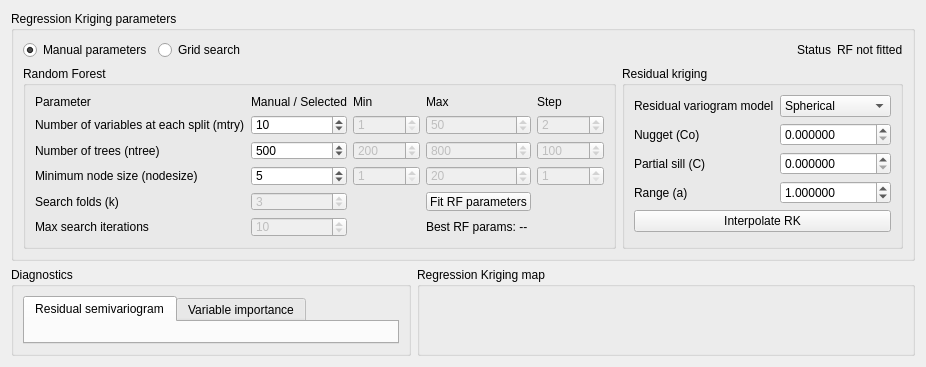
             <widget class="QWidget" name="tabRKInterpolation">
              <attribute name="title">
               <string>Interpolation</string>
              </attribute>
              <layout class="QVBoxLayout" name="verticalLayoutRKInterpolation">
               <item>
                <widget class="QGroupBox" name="groupRKParams">
                 <property name="maximumSize">
                  <size>
                   <width>16777215</width>
                   <height>250</height>
                  </size>
                 </property>
                 <property name="title">
                  <string>Regression Kriging parameters</string>
                 </property>
                 <layout class="QVBoxLayout" name="verticalLayoutRKParamsMain">
                  <item>
                   <layout class="QHBoxLayout" name="horizontalLayoutRKMode">
                    <item>
                     <widget class="QRadioButton" name="chkRKUseManual">
                      <property name="text">
                       <string>Manual parameters</string>
                      </property>
                      <property name="checked">
                       <bool>true</bool>
                      </property>
                     </widget>
                    </item>
                    <item>
                     <widget class="QRadioButton" name="chkRKUseGrid">
                      <property name="text">
                       <string>Grid search</string>
                      </property>
                     </widget>
                    </item>
                    <item>
                     <spacer name="horizontalSpacerRKMode">
                      <property name="orientation">
                       <enum>Qt::Horizontal</enum>
                      </property>
                      <property name="sizeHint" stdset="0">
                       <size>
                        <width>40</width>
                        <height>20</height>
                       </size>
                      </property>
                     </spacer>
                    </item>
                    <item>
                     <widget class="QLabel" name="labelRKStatusTitle">
                      <property name="text">
                       <string>Status</string>
                      </property>
                     </widget>
                    </item>
                    <item>
                     <widget class="QLabel" name="valRKStatus">
                      <property name="text">
                       <string>RF not fitted</string>
                      </property>
                     </widget>
                    </item>
                   </layout>
                  </item>
                  <item>
                   <layout class="QHBoxLayout" name="horizontalLayoutRKSplit">
                    <item>
                     <widget class="QGroupBox" name="grpRKRF">
                      <property name="title">
                       <string>Random Forest</string>
                      </property>
                      <layout class="QGridLayout" name="gridLayoutRKRF">
                       <item row="0" column="0">
                        <widget class="QLabel" name="labelRKHeader0">
                         <property name="maximumSize">
                          <size>
                           <width>16777215</width>
                           <height>20</height>
                          </size>
                         </property>
                         <property name="text">
                          <string>Parameter</string>
                         </property>
                        </widget>
                       </item>
                       <item row="0" column="1">
                        <widget class="QLabel" name="labelRKHeader1">
                         <property name="text">
                          <string>Manual / Selected</string>
                         </property>
                        </widget>
                       </item>
                       <item row="0" column="2">
                        <widget class="QLabel" name="labelRKHeader2">
                         <property name="text">
                          <string>Min</string>
                         </property>
                        </widget>
                       </item>
                       <item row="0" column="3">
                        <widget class="QLabel" name="labelRKHeader3">
                         <property name="text">
                          <string>Max</string>
                         </property>
                        </widget>
                       </item>
                       <item row="0" column="4">
                        <widget class="QLabel" name="labelRKHeader4">
                         <property name="text">
                          <string>Step</string>
                         </property>
                        </widget>
                       </item>
                       <item row="1" column="0">
                        <widget class="QLabel" name="labelRK_mtry">
                         <property name="maximumSize">
                          <size>
                           <width>16777215</width>
                           <height>20</height>
                          </size>
                         </property>
                         <property name="text">
                          <string>Number of variables at each split (mtry)</string>
                         </property>
                        </widget>
                       </item>
                       <item row="1" column="1">
                        <widget class="QSpinBox" name="spinRK_mtry_manual">
                         <property name="minimum">
                          <number>1</number>
                         </property>
                         <property name="maximum">
                          <number>100000</number>
                         </property>
                         <property name="value">
                          <number>10</number>
                         </property>
                        </widget>
                       </item>
                       <item row="1" column="2">
                        <widget class="QSpinBox" name="spinRK_mtry_min">
                         <property name="enabled">
                          <bool>false</bool>
                         </property>
                         <property name="minimum">
                          <number>1</number>
                         </property>
                         <property name="maximum">
                          <number>100000</number>
                         </property>
                         <property name="value">
                          <number>1</number>
                         </property>
                        </widget>
                       </item>
                       <item row="1" column="3">
                        <widget class="QSpinBox" name="spinRK_mtry_max">
                         <property name="enabled">
                          <bool>false</bool>
                         </property>
                         <property name="minimum">
                          <number>1</number>
                         </property>
                         <property name="maximum">
                          <number>100000</number>
                         </property>
                         <property name="value">
                          <number>50</number>
                         </property>
                        </widget>
                       </item>
                       <item row="1" column="4">
                        <widget class="QSpinBox" name="spinRK_mtry_step">
                         <property name="enabled">
                          <bool>false</bool>
                         </property>
                         <property name="minimum">
                          <number>1</number>
                         </property>
                         <property name="maximum">
                          <number>100000</number>
                         </property>
                         <property name="value">
                          <number>2</number>
                         </property>
                        </widget>
                       </item>
                       <item row="2" column="0">
                        <widget class="QLabel" name="labelRK_ntree">
                         <property name="text">
                          <string>Number of trees (ntree)</string>
                         </property>
                        </widget>
                       </item>
                       <item row="2" column="1">
                        <widget class="QSpinBox" name="spinRK_ntree_manual">
                         <property name="minimum">
                          <number>1</number>
                         </property>
                         <property name="maximum">
                          <number>100000</number>
                         </property>
                         <property name="value">
                          <number>500</number>
                         </property>
                        </widget>
                       </item>
                       <item row="2" column="2">
                        <widget class="QSpinBox" name="spinRK_ntree_min">
                         <property name="enabled">
                          <bool>false</bool>
                         </property>
                         <property name="minimum">
                          <number>1</number>
                         </property>
                         <property name="maximum">
                          <number>100000</number>
                         </property>
                         <property name="value">
                          <number>200</number>
                         </property>
                        </widget>
                       </item>
                       <item row="2" column="3">
                        <widget class="QSpinBox" name="spinRK_ntree_max">
                         <property name="enabled">
                          <bool>false</bool>
                         </property>
                         <property name="minimum">
                          <number>1</number>
                         </property>
                         <property name="maximum">
                          <number>100000</number>
                         </property>
                         <property name="value">
                          <number>800</number>
                         </property>
                        </widget>
                       </item>
                       <item row="2" column="4">
                        <widget class="QSpinBox" name="spinRK_ntree_step">
                         <property name="enabled">
                          <bool>false</bool>
                         </property>
                         <property name="minimum">
                          <number>1</number>
                         </property>
                         <property name="maximum">
                          <number>100000</number>
                         </property>
                         <property name="value">
                          <number>100</number>
                         </property>
                        </widget>
                       </item>
                       <item row="3" column="0">
                        <widget class="QLabel" name="labelRK_nodesize">
                         <property name="text">
                          <string>Minimum node size (nodesize)</string>
                         </property>
                        </widget>
                       </item>
                       <item row="3" column="1">
                        <widget class="QSpinBox" name="spinRK_nodesize_manual">
                         <property name="minimum">
                          <number>1</number>
                         </property>
                         <property name="maximum">
                          <number>100000</number>
                         </property>
                         <property name="value">
                          <number>5</number>
                         </property>
                        </widget>
                       </item>
                       <item row="3" column="2">
                        <widget class="QSpinBox" name="spinRK_nodesize_min">
                         <property name="enabled">
                          <bool>false</bool>
                         </property>
                         <property name="minimum">
                          <number>1</number>
                         </property>
                         <property name="maximum">
                          <number>100000</number>
                         </property>
                         <property name="value">
                          <number>1</number>
                         </property>
                        </widget>
                       </item>
                       <item row="3" column="3">
                        <widget class="QSpinBox" name="spinRK_nodesize_max">
                         <property name="enabled">
                          <bool>false</bool>
                         </property>
                         <property name="minimum">
                          <number>1</number>
                         </property>
                         <property name="maximum">
                          <number>100000</number>
                         </property>
                         <property name="value">
                          <number>20</number>
                         </property>
                        </widget>
                       </item>
                       <item row="3" column="4">
                        <widget class="QSpinBox" name="spinRK_nodesize_step">
                         <property name="enabled">
                          <bool>false</bool>
                         </property>
                         <property name="minimum">
                          <number>1</number>
                         </property>
                         <property name="maximum">
                          <number>100000</number>
                         </property>
                         <property name="value">
                          <number>1</number>
                         </property>
                        </widget>
                       </item>
                       <item row="4" column="0">
                        <widget class="QLabel" name="labelRKSearchK">
                         <property name="text">
                          <string>Search folds (k)</string>
                         </property>
                        </widget>
                       </item>
                       <item row="4" column="1">
                        <widget class="QSpinBox" name="spinRKSearchK">
                         <property name="enabled">
                          <bool>false</bool>
                         </property>
                         <property name="minimum">
                          <number>2</number>
                         </property>
                         <property name="maximum">
                          <number>20</number>
                         </property>
                         <property name="value">
                          <number>3</number>
                         </property>
                        </widget>
                       </item>
                       <item row="4" column="2">
                        <widget class="QToolButton" name="btnInfoRKSearchK">
                         <property name="enabled">
                          <bool>false</bool>
                         </property>
                         <property name="text">
                          <string/>
                         </property>
                         <property name="icon">
                          <iconset>
                           <normaloff>info.png</normaloff>info.png</iconset>
                         </property>
                         <property name="iconSize">
                          <size>
                           <width>16</width>
                           <height>16</height>
                          </size>
                         </property>
                         <property name="toolButtonStyle">
                          <enum>Qt::ToolButtonIconOnly</enum>
                         </property>
                         <property name="autoRaise">
                          <bool>true</bool>
                         </property>
                        </widget>
                       </item>
                       <item row="5" column="0">
                        <widget class="QLabel" name="labelRKSearchIter">
                         <property name="text">
                          <string>Max search iterations</string>
                         </property>
                        </widget>
                       </item>
                       <item row="5" column="1">
                        <widget class="QSpinBox" name="spinRKSearchIter">
                         <property name="enabled">
                          <bool>false</bool>
                         </property>
                         <property name="minimum">
                          <number>1</number>
                         </property>
                         <property name="maximum">
                          <number>1000</number>
                         </property>
                         <property name="value">
                          <number>10</number>
                         </property>
                        </widget>
                       </item>
                       <item row="5" column="2">
                        <widget class="QToolButton" name="btnInfoRKSearchIter">
                         <property name="enabled">
                          <bool>false</bool>
                         </property>
                         <property name="text">
                          <string/>
                         </property>
                         <property name="icon">
                          <iconset>
                           <normaloff>info.png</normaloff>info.png</iconset>
                         </property>
                         <property name="iconSize">
                          <size>
                           <width>16</width>
                           <height>16</height>
                          </size>
                         </property>
                         <property name="toolButtonStyle">
                          <enum>Qt::ToolButtonIconOnly</enum>
                         </property>
                         <property name="autoRaise">
                          <bool>true</bool>
                         </property>
                        </widget>
                       </item>
                       <item row="4" column="3">
                        <widget class="QPushButton" name="btnRKFitRF">
                         <property name="text">
                          <string>Fit RF parameters</string>
                         </property>
                        </widget>
                       </item>
                       <item row="5" column="3">
                        <widget class="QLabel" name="valRKBestParams">
                         <property name="text">
                          <string>Best RF params: --</string>
                         </property>
                        </widget>
                       </item>
                      </layout>
                     </widget>
                    </item>
                    <item>
                     <widget class="QGroupBox" name="grpRKKriging">
                      <property name="title">
                       <string>Residual kriging</string>
                      </property>
                      <layout class="QGridLayout" name="gridLayoutRKKriging">
                       <item row="3" column="0">
                        <widget class="QLabel" name="labelRKRange">
                         <property name="text">
                          <string>Range (a)</string>
                         </property>
                        </widget>
                       </item>
                       <item row="2" column="1">
                        <widget class="QDoubleSpinBox" name="spinRKPsill">
                         <property name="decimals">
                          <number>6</number>
                         </property>
                         <property name="maximum">
                          <double>1000000000.000000000000000</double>
                         </property>
                        </widget>
                       </item>
                       <item row="0" column="0">
                        <widget class="QLabel" name="labelRKVarModel">
                         <property name="text">
                          <string>Residual variogram model</string>
                         </property>
                        </widget>
                       </item>
                       <item row="6" column="0" colspan="2">
                        <widget class="QPushButton" name="btnRKApplyVariogram">
                         <property name="text">
                          <string>Interpolate RK</string>
                         </property>
                        </widget>
                       </item>
                       <item row="2" column="0">
                        <widget class="QLabel" name="labelRKPsill">
                         <property name="text">
                          <string>Partial sill (C)</string>
                         </property>
                        </widget>
                       </item>
                       <item row="3" column="1">
                        <widget class="QDoubleSpinBox" name="spinRKRange">
                         <property name="decimals">
                          <number>6</number>
                         </property>
                         <property name="minimum">
                          <double>0.000001000000000</double>
                         </property>
                         <property name="maximum">
                          <double>1000000000.000000000000000</double>
                         </property>
                         <property name="value">
                          <double>1.000000000000000</double>
                         </property>
                        </widget>
                       </item>
                       <item row="0" column="1">
                        <widget class="QComboBox" name="cmbRKModel">
                         <item>
                          <property name="text">
                           <string>Spherical</string>
                          </property>
                         </item>
                         <item>
                          <property name="text">
                           <string>Exponential</string>
                          </property>
                         </item>
                         <item>
                          <property name="text">
                           <string>Gaussian</string>
                          </property>
                         </item>
                        </widget>
                       </item>
                       <item row="1" column="0">
                        <widget class="QLabel" name="labelRKNugget">
                         <property name="text">
                          <string>Nugget (Co)</string>
                         </property>
                        </widget>
                       </item>
                       <item row="1" column="1">
                        <widget class="QDoubleSpinBox" name="spinRKNugget">
                         <property name="decimals">
                          <number>6</number>
                         </property>
                         <property name="maximum">
                          <double>1000000000.000000000000000</double>
                         </property>
                        </widget>
                       </item>
                      </layout>
                     </widget>
                    </item>
                   </layout>
                  </item>
                 </layout>
                </widget>
               </item>
               <item>
                <layout class="QHBoxLayout" name="horizontalLayoutRKDiagnosticsAndMap">
                 <item>
                  <widget class="QGroupBox" name="groupRKDiagnostics">
                   <property name="maximumSize">
                    <size>
                     <width>400</width>
                     <height>16777215</height>
                    </size>
                   </property>
                   <property name="title">
                    <string>Diagnostics</string>
                   </property>
                   <layout class="QVBoxLayout" name="verticalLayoutRKDiagnostics">
                    <item>
                     <widget class="QTabWidget" name="tabWidgetRKDiagnostics">
                      <property name="currentIndex">
                       <number>0</number>
                      </property>
                      <widget class="QWidget" name="tabRKVariogram">
                       <attribute name="title">
                        <string>Residual semivariogram</string>
                       </attribute>
                       <layout class="QVBoxLayout" name="verticalLayoutRKVariogram">
                        <item>
                         <widget class="QWidget" name="RKVariogram" native="true"/>
                        </item>
                       </layout>
                      </widget>
                      <widget class="QWidget" name="tabRKImportance">
                       <attribute name="title">
                        <string>Variable importance</string>
                       </attribute>
                       <layout class="QVBoxLayout" name="verticalLayoutRKImportance">
                        <item>
                         <widget class="QWidget" name="RKImportance" native="true"/>
                        </item>
                       </layout>
                      </widget>
                     </widget>
                    </item>
                   </layout>
                  </widget>
                 </item>
                 <item>
                  <widget class="QGroupBox" name="groupRKInterpolationMap">
                   <property name="title">
                    <string>Regression Kriging map</string>
                   </property>
                   <layout class="QVBoxLayout" name="verticalLayoutRKInterpolationMap">
                    <item>
                     <widget class="QWidget" name="RKMap" native="true"/>
                    </item>
                   </layout>
                  </widget>
                 </item>
                </layout>
               </item>
              </layout>
             </widget>
